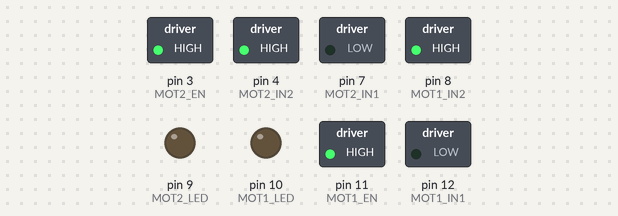
The sketch below on a simulated Arduino Uno, built with avr-gcc and run on an emulated ATmega328P. Parts: switched loads named in the sketch (green lamp = pin HIGH), output pins drawn as LEDs (lit = HIGH). What the sketch prints to the serial monitor is not drawn.

Above: at 0.1 s.
Timing chart, 0 to 1.6 s (numbered marks = the images above):
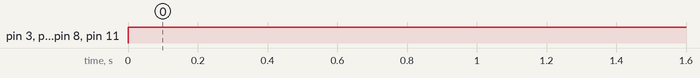

Measured:
- by itself, pin 3 (MOT2_EN), pin 4 (MOT2_IN2), pin 8 (MOT1_IN2), pin 11 (MOT1_EN): LOW → HIGH at 0.00 s

The sketch:

motordeneme.ino
```cpp
#include <stdio.h>
#include <stdbool.h>

#define MOT1_EN 11 // PWM
#define MOT1_IN1 12
#define MOT1_IN2 8

#define MOT2_IN1 7
#define MOT2_IN2 4
#define MOT2_EN 3 // PWM

#define MOT1_LED 10
#define MOT2_LED 9

// Motoru test etmek için 2 tane led, motor sürücü ve 2 motor lazım
// yukarıdaki pinleri ayarladıktan sonra, motorlar sırasıyla ileri, geri, yerindesag, yerinde sol, sag,
// sol hareket yapacaktır. Hangi motorların çalıştığını da takip edebilmeniz için ledleri ekledim.

void setup()
{
    Serial.begin(9600);
    pinMode(MOT1_IN1, OUTPUT);
    pinMode(MOT1_IN2, OUTPUT);
    pinMode(MOT2_IN1, OUTPUT);
    pinMode(MOT2_IN2, OUTPUT);

    pinMode(MOT1_LED, OUTPUT);
    pinMode(MOT2_LED, OUTPUT);

    digitalWrite(MOT1_IN1, LOW);
    digitalWrite(MOT1_IN2, LOW);
    digitalWrite(MOT2_IN1, LOW);
    digitalWrite(MOT2_IN2, LOW);

    digitalWrite(MOT1_LED, LOW);
    digitalWrite(MOT2_LED, LOW);

    analogWrite(MOT1_EN, 0);
    analogWrite(MOT2_EN, 0);

    Serial.println("Motor Başlatildi.");
}

void loop()
{
ileri(255);
}

void ileri(int hiz)
{
    sagMotorIleri(hiz);
    solMotorIleri(hiz);
}

void geri(int hiz)
{
    sagMotorGeri(hiz);
    solMotorGeri(hiz);
}

void YerindeSagHareket(int hiz)
{
    sagMotorGeri(hiz);
    solMotorIleri(hiz);
}

void YerindeSolHareket(int hiz)
{
    sagMotorIleri(hiz);
    solMotorGeri(hiz);
}

void SolHareket(int hiz)
{
    sagMotorIleri(hiz);
    solMotorGeri(0);
}

void SagHareket(int hiz)
{
    solMotorIleri(hiz);
    sagMotorGeri(0);
}

void MotorDurdur(void)
{
    sagMotorIleri(0);
    solMotorIleri(0);
}

void sagMotorIleri(int hiz)
{
    analogWrite(MOT2_EN, hiz);
    digitalWrite(MOT2_IN1, LOW);
    digitalWrite(MOT2_IN2, HIGH);
}

void sagMotorGeri(int hiz)
{
    analogWrite(MOT2_EN, hiz);
    digitalWrite(MOT2_IN1, HIGH);
    digitalWrite(MOT2_IN2, LOW);
}

void solMotorIleri(int hiz)
{
    analogWrite(MOT1_EN, hiz);
    digitalWrite(MOT1_IN1, LOW);
    digitalWrite(MOT1_IN2, HIGH);
}

void solMotorGeri(int hiz)
{
    analogWrite(MOT1_EN, hiz);
    digitalWrite(MOT1_IN1, HIGH);
    digitalWrite(MOT1_IN2, LOW);
}
```
